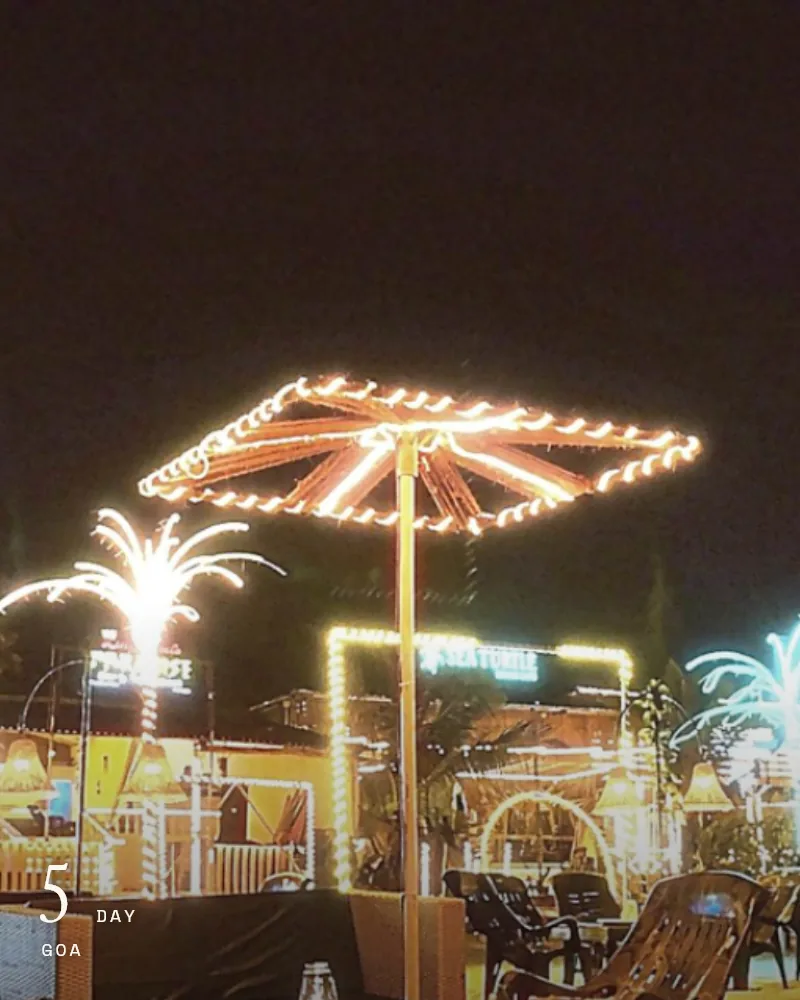
#> input picture assets/app/trip_photo.webp, 800 x 1000 px
$ python looks_marketing.py ../assets/app/trip_photo.webp out
#> lines starting #> are read from the running program, lines starting #| are printed output that depends on the picture
"""Marketing renders of the six looks for the website.

Starts from the app's real looks (lab/retro.py Engine) and pushes each one further for the page:
more strength, plus grain, halation, bloom, flash falloff or digicam crispness. The app itself stays subtle;
these are only for showing the character of each look at a glance.

usage: python website/tools/looks_marketing.py <source photo> [out_dir]
"""
import sys
from pathlib import Path
import numpy as np
from PIL import Image, ImageFilter

ROOT = Path(__file__).resolve().parents[2]
sys.path.insert(0, str(ROOT / "lab"))
from retro import Engine  # noqa: E402

rng = np.random.default_rng(7)


def arr(im): return np.asarray(im.convert("RGB"), dtype=np.float32) / 255
def img(x): return Image.fromarray((np.clip(x, 0, 1) * 255 + .5).astype(np.uint8))
def luma(x): return x[..., 0] * .2126 + x[..., 1] * .7152 + x[..., 2] * .0722
def blur(x, r): return arr(img(x).filter(ImageFilter.GaussianBlur(r)))


def amplify(src, look, k):            # push the app's look further in the same direction
    return np.clip(src + k * (look - src), 0, 1)


# [12 lines left out: functions grain, halation, not called in this run]


def bloom(x, amt, r):
    b = blur(x, r)
    return 1 - (1 - x) * (1 - b * amt)            # screen blend


# [21 lines left out: functions vignette, curve, flash, not called in this run]


def sharpen(x, amt, r=1.2):
    return np.clip(x + amt * (x - blur(x, r)), 0, 1)


# [5 lines left out: function neutralise, not called in this run]


def render(src_im):
    eng = Engine()
    s0 = arr(src_im)
    s = neutralise(s0)
    base = img(s)
    L = lambda k: arr(eng.process(base, k, None, seed=7))
    out = {"original": s0}

    x = amplify(s, L("portra"), 1.6) * np.array([1.03, 1.0, .95])
    x = curve(x, lift=.035, contrast=.06)
    x = halation(x, .12, 14); x = grain(x, .014, 1.2); out["portra"] = vignette(x, .15)

    x = amplify(s, L("gold200"), 1.6) * np.array([1.05, 1.0, .88])
    x = halation(x, .16, 18, thr=.68); x = bloom(x, .12, 22)
    x = curve(x, contrast=.08); x = grain(x, .015, 1.3); out["gold200"] = vignette(x, .2)

    x = amplify(s, L("glow"), 1.5)
    x = bloom(x, .38, 30); x = curve(x, lift=.07, contrast=-.08) * np.array([1.02, .99, 1.04])
    out["glow"] = grain(x, .01, 1.1)

    x = L("trix400")
    x = curve(x, contrast=.28, gamma=1.03)
    x = grain(x, .035, 1.4); out["trix400"] = vignette(x, .25)

    # Flash is built from the clean photo: the app's preset adds heavy grain to night scenes
    x = s * np.array([.95, 1.0, 1.06])                                   # cool, clean flash white
    g = luma(x)[..., None]; x = g + (x - g) * 1.12                       # a little punchier colour
    x = curve(x, gamma=.8); x = flash(x, .32)                            # lift the subject, quick falloff
    x = curve(x, contrast=.2); x = sharpen(x, .35)
    x = halation(x, .08, 8); x = grain(x, .01, 1.1); out["disposable"] = vignette(x, .24, 1.8)

    x = amplify(s, L("y2k_ccd"), 1.6) * np.array([.86, .99, 1.16])
    g = luma(x)[..., None]; x = g + (x - g) * .85                      # thinner CCD colour
    x = curve(x, contrast=.12, gamma=.9); x = sharpen(x, .8)
    out["y2k_ccd"] = grain(x, .008, .8)
    return {k: img(v) for k, v in out.items()}


if __name__ == "__main__":
    src = Image.open(sys.argv[1]).convert("RGB")
#> src is the input picture: PIL image 800x1000 RGB; mean R, G, B 94.6, 77.3, 60.4
    out_dir = Path(sys.argv[2]) if len(sys.argv) > 2 else ROOT / "website/assets/looks"
    if src.width > 1920:
        src = src.resize((1920, round(src.height * 1920 / src.width)), Image.LANCZOS)
    th = round(src.width * 9 / 16); top = (src.height - th) // 2
#> after `th = round(src.width * 9 / 16)`: th = 450
#> after `top = (src.height - th) // 2`: top = 275
    src = src.crop((0, top, src.width, top + th))
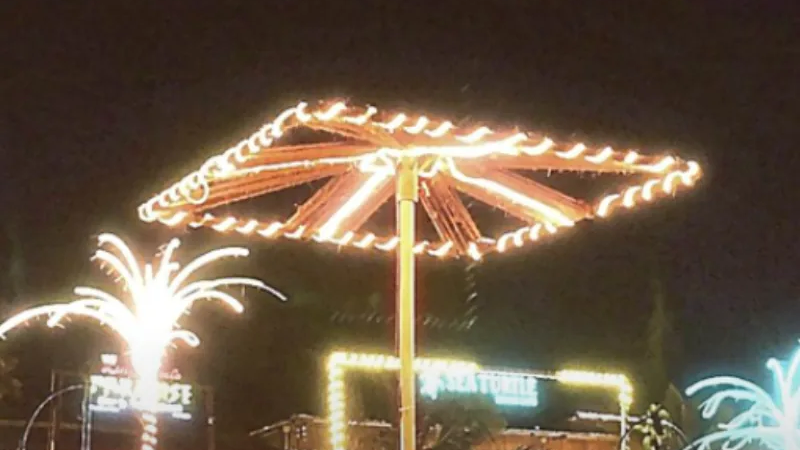
#> src: PIL image 800x450 RGB; mean R, G, B 108.1, 91, 72.7
    out_dir.mkdir(parents=True, exist_ok=True)
#> (the run stopped early here; a loop or call above may not have finished)

$ run again, on assets/app/baby_month.webp
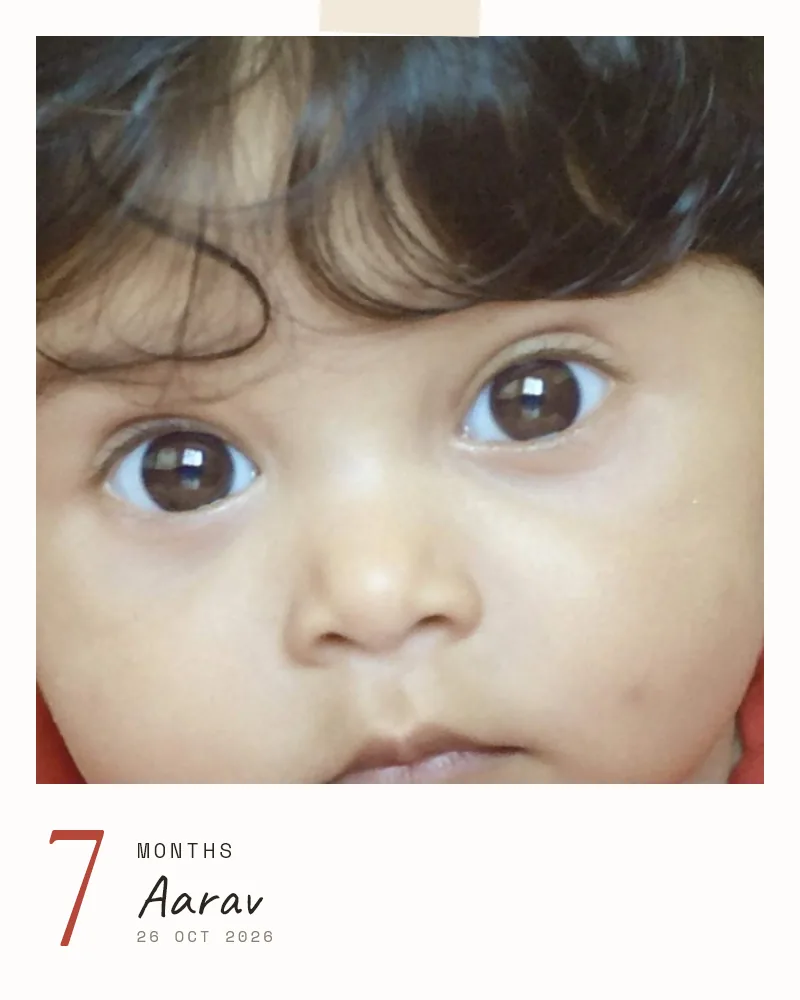
#> input picture assets/app/baby_month.webp, 800 x 1000 px
#> src is the input picture: PIL image 800x1000 RGB; mean R, G, B 184.9, 174.4, 164.3
#> `src = src.crop((0, top, src.width, top + th))`:
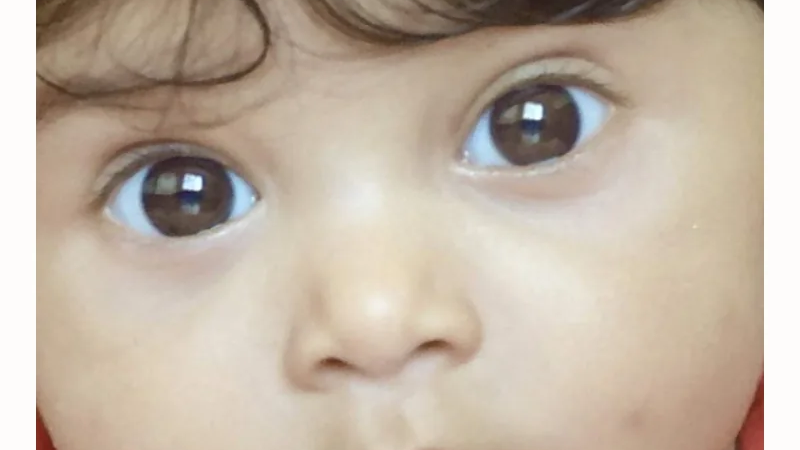
#> src: PIL image 800x450 RGB; mean R, G, B 194.6, 180.3, 164.5

$ run again, on assets/app/collage_filmStrip.webp
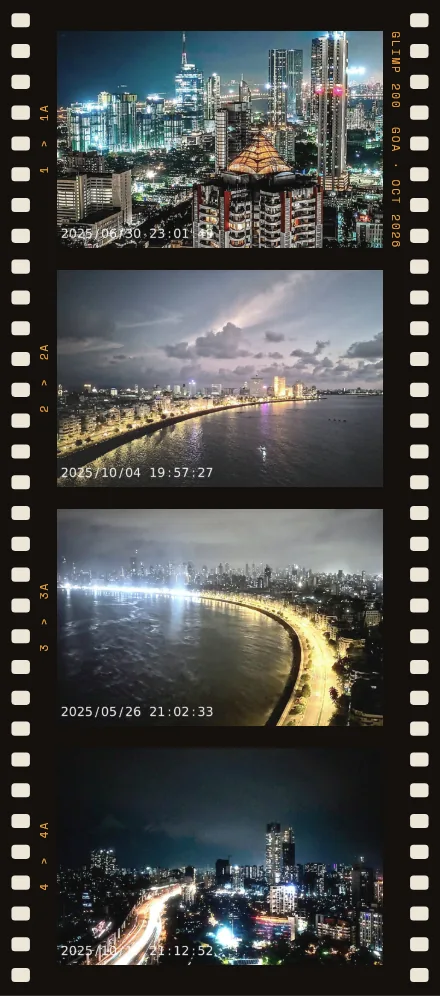
#> input picture assets/app/collage_filmStrip.webp, 440 x 996 px
#> `src = src.crop((0, top, src.width, top + th))`:
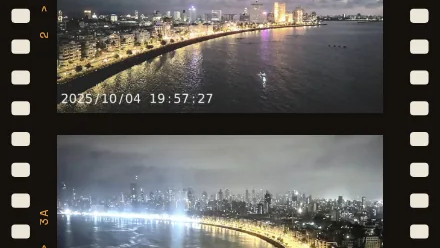
#> src: PIL image 440x248 RGB; mean R, G, B 93.9, 92.2, 89.2
